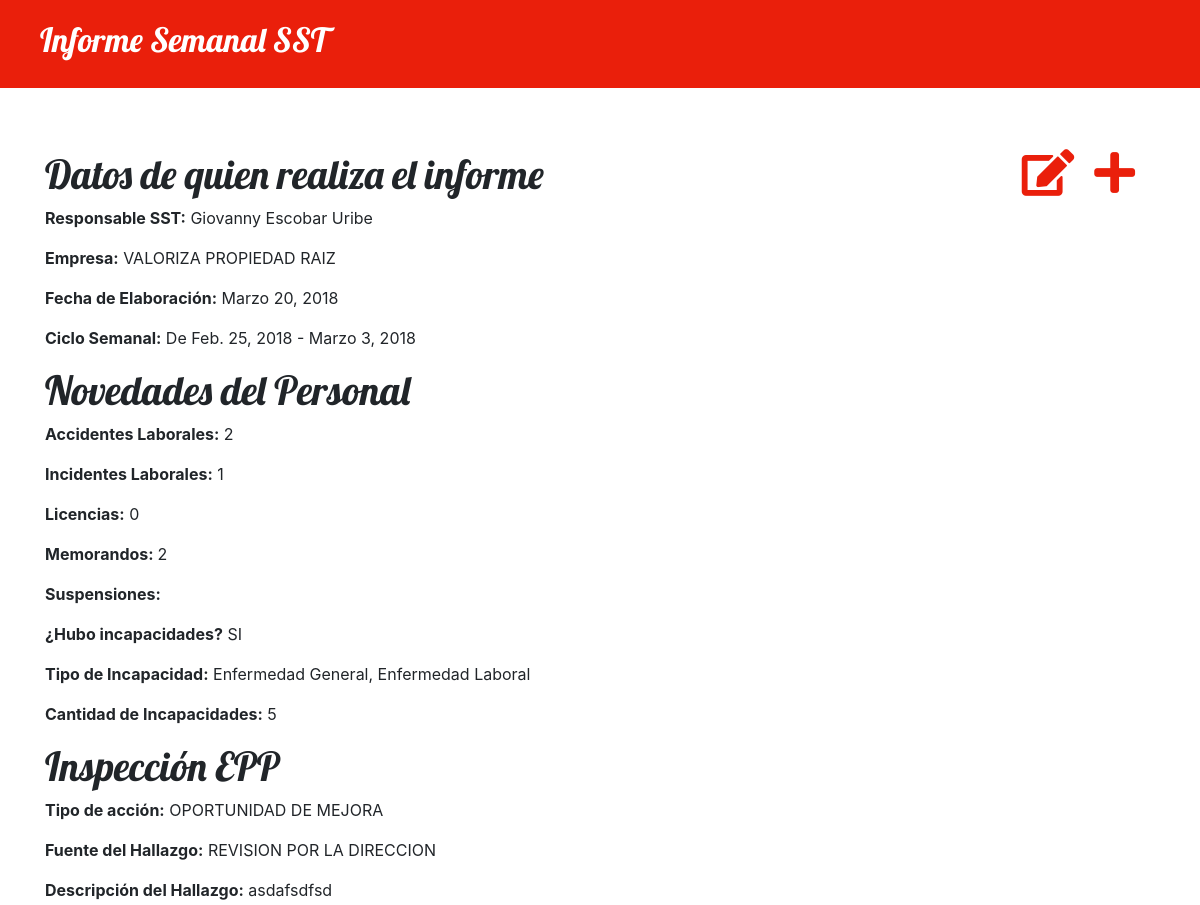
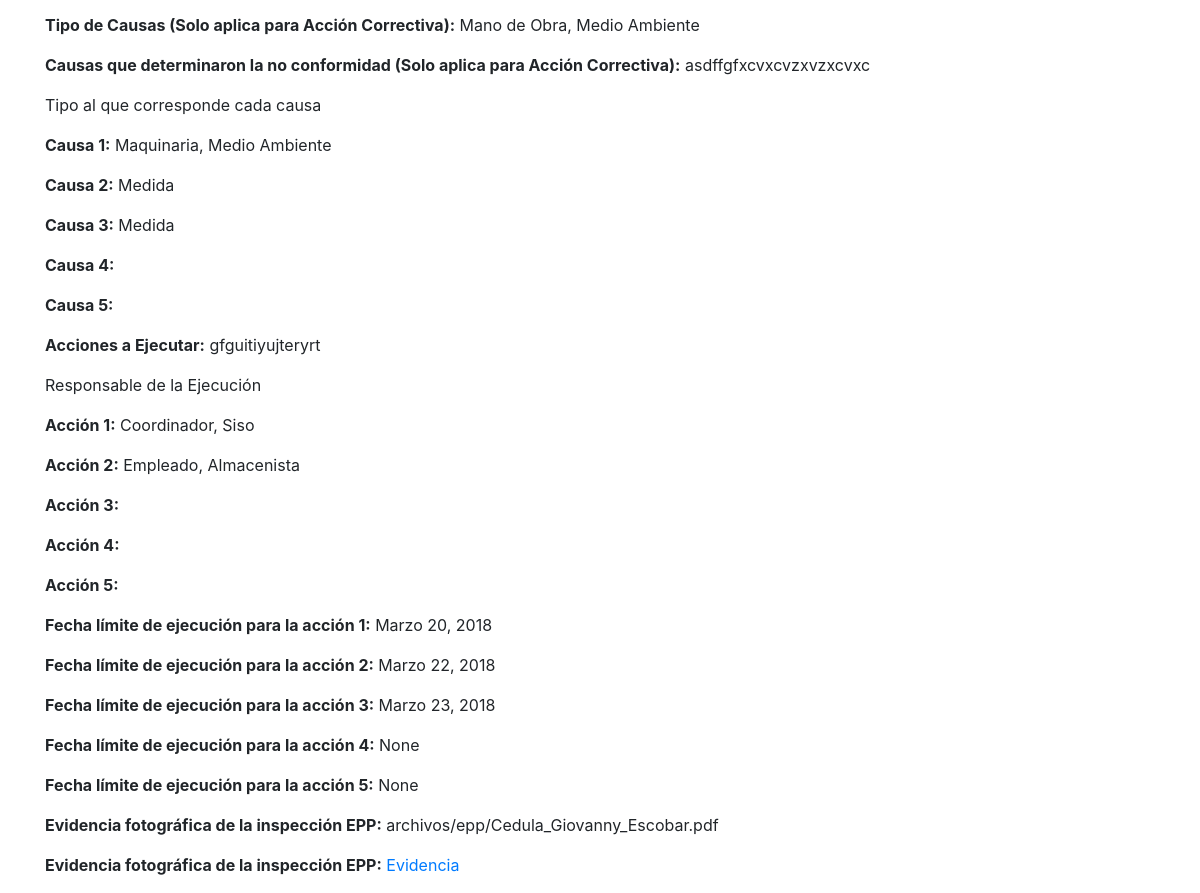
The page /informe/2/ on the database as committed earlier (2 pictures, top to bottom).
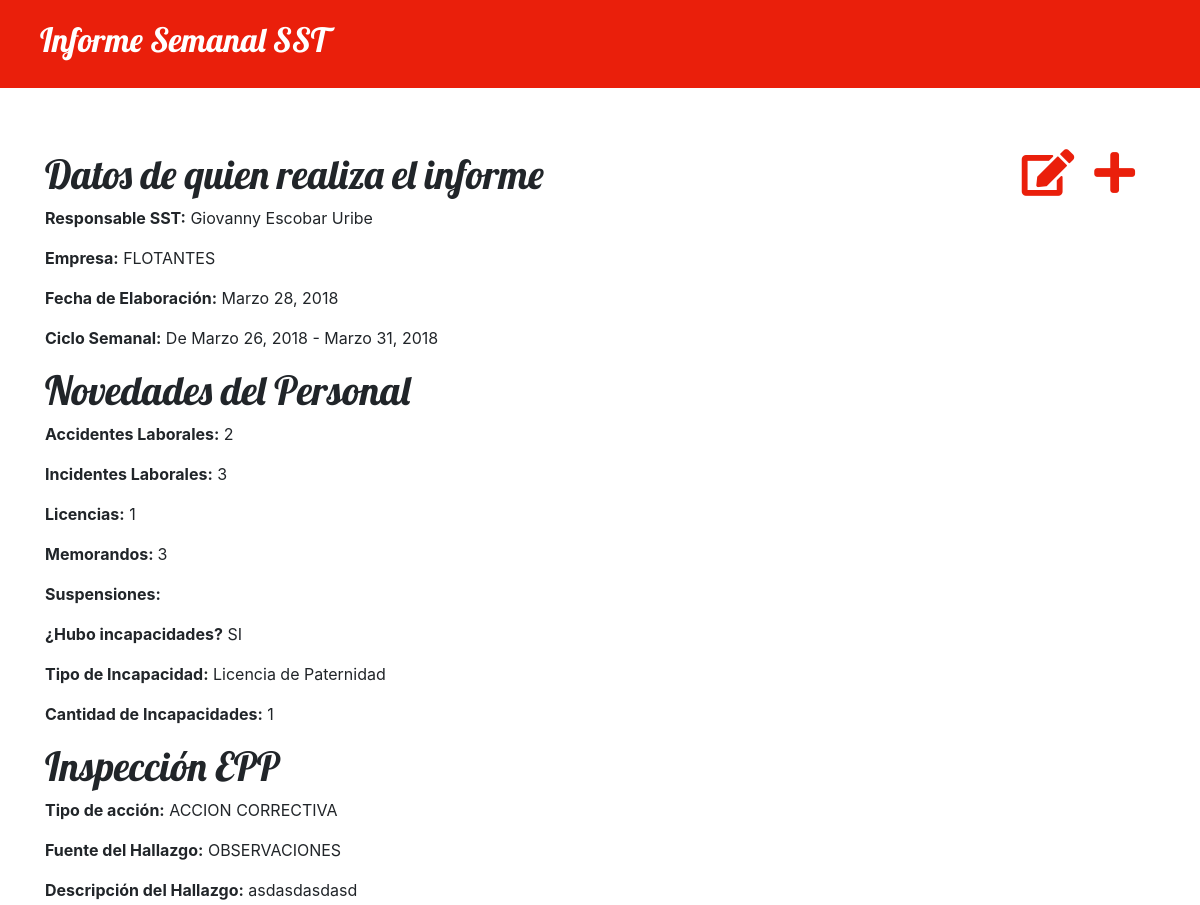
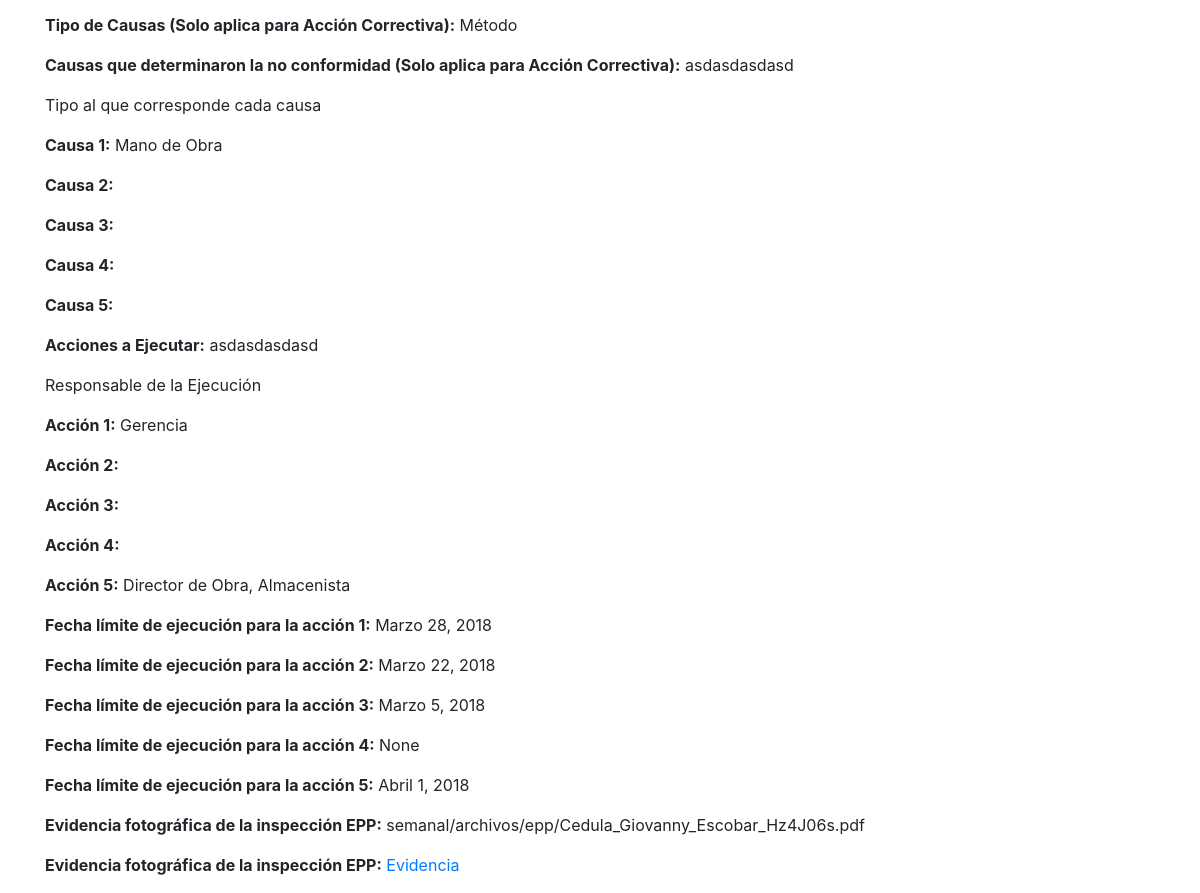
The same page on the database as committed later (2 pictures, top to bottom).
### semanal/models.py (models this page shows, shortened)
class Informe(models.Model):
    usuario           = models.ForeignKey('auth.User', on_delete=models.CASCADE)
    empresa           = models.CharField(max_length=30, choices=OPCIONES_EMPRESA)
    fecha_elaboracion = models.DateField(
        default=date.today,
        verbose_name="Fecha de Elaboración")
    desde = models.DateField(default=date.today)
    hasta = models.DateField(default=date.today)
    acc_laboral = models.CharField(
        max_length=30,
        choices=OPCIONES_ACCIDENTES,
        verbose_name="Accidentes Laborales")
    inc_laboral = models.CharField(
        max_length=30,
        choices=OPCIONES_INCIDENTES,
        verbose_name="Incidentes Laborales")
    licencias = models.CharField(max_length=30, choices=OPCIONES_LICENCIAS)
    memorandos = models.CharField(
        max_length=30,
        choices=OPCIONES_MEMORANDOS,
        verbose_name="Memorandos o Llamados de atención")
    suspensiones = models.CharField(max_length=30, choices=OPCIONES_SUSPENSIONES)
    pregunta = models.CharField(
        max_length=30,
        choices=OPCIONES_PREGUNTA,
        verbose_name="¿Hubo incapacidades?")
    """
    Se instalo plugin MultiSelectField para tener una lista opciones de checkbox
    Informacion en: https://pypi.python.org/pypi/django-multiselectfield
    """
    incapacidad = MultiSelectField(
        choices=OPCIONES_INCAPACIDAD,
        blank=True,
        verbose_name="Tipo de Incapacidad")
    can_incapacidades = models.CharField(
        max_length=30,
        choices=OPCIONES_CAN_INCAPACIDADES,
        blank=True,
        verbose_name="Cantidad de Incapacidades")
    tipo_accion_epp = models.CharField(
        max_length=30,
        choices=OPCIONES_ACCION,
        verbose_name="Tipo de Acción")
    fuente_hallazgo_epp = models.CharField(
        max_length=30,
        choices=OPCIONES_HALLAZGO,
        verbose_name="Fuente del Hallazgo")
    descripcion_hallazgo_epp = models.TextField(
        verbose_name="Descripción del Hallazgo")
    tipos_causas_epp = MultiSelectField(
        choices=OPCIONES_CAUSAS,
        blank=True,
        verbose_name="Tipo de Causas (Solo aplica para Acción Correctiva)")
    no_conformidad_epp = models.TextField(
        blank=True,
        verbose_name="Causas que determinaron la no conformidad (Solo \
        aplica para Acción Correctiva)")
    """
    Señale para cada causa enunciada anteriormente, el tipo al que...
    """
    causa_epp_1 = MultiSelectField(
        choices=OPCIONES_CAUSAS,
        blank=True,
        verbose_name="Causa 1")
    causa_epp_2 = MultiSelectField(
        choices=OPCIONES_CAUSAS,
        blank=True,
        verbose_name="Causa 2")
    causa_epp_3 = MultiSelectField(
        choices=OPCIONES_CAUSAS,
        blank=True,
        verbose_name="Causa 3")
    causa_epp_4 = MultiSelectField(
        choices=OPCIONES_CAUSAS,
        blank=True,
        verbose_name="Causa 4")
    causa_epp_5 = MultiSelectField(
        choices=OPCIONES_CAUSAS,
        blank=True,
        verbose_name="Causa 5")
    acciones_ejecutar_epp = models.TextField(
        verbose_name="Acciones a Ejecutar")
    """
    Responsable de la ejecucion
    """
    accion_epp_1 = MultiSelectField(
        choices=OPCIONES_RESPONSABLE,
        verbose_name="Acción 1")
    accion_epp_2 = MultiSelectField(
        choices=OPCIONES_RESPONSABLE,
        blank=True,
        verbose_name="Acción 2")
    accion_epp_3 = MultiSelectField(
        choices=OPCIONES_RESPONSABLE,
        blank=True,
        verbose_name="Acción 3")
    accion_epp_4 = MultiSelectField(
        choices=OPCIONES_RESPONSABLE,
        blank=True,
        verbose_name="Acción 4")
    accion_epp_5 = MultiSelectField(
        choices=OPCIONES_RESPONSABLE,
        blank=True,
        verbose_name="Acción 5")
    """
    Fechas límites de ejecución
    """
    fecha_ejecucion_epp_1 = models.DateField(
        verbose_name="Fecha límite de ejecución para la acción 1")
    fecha_ejecucion_epp_2 = models.DateField(
        blank=True,
        null=True,
        verbose_name="Fecha límite de ejecución para la acción 2")
    fecha_ejecucion_epp_3 = models.DateField(
        blank=True,
        null=True,
        verbose_name="Fecha límite de ejecución para la acción 3")
    fecha_ejecucion_epp_4 = models.DateField(
        blank=True,
        null=True,
        verbose_name="Fecha límite de ejecución para la acción 4")
    fecha_ejecucion_epp_5 = models.DateField(
        blank=True,
        null=True,
        verbose_name="Fecha límite de ejecución para la acción 5")
    evidencia_epp = models.FileField(
        upload_to='semanal/archivos/epp',
        verbose_name="Evidencia Fotográfica de la Inspección EPP")
    """
    Guardar el informe
    """
    """
    Cadena para representar el objeto Informe(clase) en el admin de django.
    """

### semanal/views.py (the view)
# urls.py: url(r'^informe/(?P<pk>[0-9]+)/$', views.detalle_informe, name='detalle_informe'),
def detalle_informe(request, pk):
    informe = get_object_or_404(Informe, pk=pk)
    return render(request, 'semanal/detalle_informe.html', {'informe': informe})

### semanal/templates/semanal/detalle_informe.html
{% extends 'semanal/base.html' %}
{% block content %}
  <div>
    <a class="icono" href="{% url 'nuevo_informe' %}" title="Nuevo Informe">
      <span class="fas fa-plus"></span>
    </a>
    <a class="icono" href="{% url 'nuevo_informe' pk=informe.pk %}" title="Editar Informe">
      <span class="fas fa-edit"></span>
    </a>
  </div>
  <div>
    <h1>Datos de quien realiza el informe</h1>
    <p><strong>Responsable SST:</strong> {{ informe.usuario.first_name }} {{ informe.usuario.last_name }}</p>
    <p><strong>Empresa:</strong> {{ informe.empresa }}</p>
    <p><strong>Fecha de Elaboración:</strong> {{ informe.fecha_elaboracion }}</p>
    <p><strong>Ciclo Semanal:</strong> De {{ informe.desde }} - {{ informe.hasta }}</p>
    <h1>Novedades del Personal</h1>
    <p><strong>Accidentes Laborales:</strong> {{ informe.acc_laboral }}</p>
    <p><strong>Incidentes Laborales:</strong> {{ informe.inc_laboral }}</p>
    <p><strong>Licencias:</strong> {{ informe.licencias }}</p>
    <p><strong>Memorandos: </strong> {{ informe.memorandos }}</p>
    <p><strong>Suspensiones:</strong> {{ informe.suspenciones }}</p>
    <p><strong>¿Hubo incapacidades?</strong> {{ informe.pregunta }}</p>
    <p><strong>Tipo de Incapacidad:</strong> {{ informe.incapacidad }}</p>
    <p><strong>Cantidad de Incapacidades:</strong> {{ informe.can_incapacidades }}</p>
    <h1>Inspección EPP</h1>
    <p><strong>Tipo de acción:</strong> {{ informe.tipo_accion_epp }}</p>
    <p><strong>Fuente del Hallazgo:</strong> {{ informe.fuente_hallazgo_epp }}</p>
    <p><strong>Descripción del Hallazgo:</strong> {{ informe.descripcion_hallazgo_epp }}</p>
    <p><strong>Tipo de Causas (Solo aplica para Acción Correctiva):</strong> {{ informe.tipos_causas_epp }}</p>
    <p><strong>Causas que determinaron la no conformidad (Solo aplica para Acción Correctiva):</strong> {{ informe.no_conformidad_epp }}</p>
    <p>Tipo al que corresponde cada causa</p>
    <p><strong>Causa 1:</strong> {{ informe.causa_epp_1 }}</p>
    <p><strong>Causa 2:</strong> {{ informe.causa_epp_2 }}</p>
    <p><strong>Causa 3:</strong> {{ informe.causa_epp_3 }}</p>
    <p><strong>Causa 4:</strong> {{ informe.causa_epp_4 }}</p>
    <p><strong>Causa 5:</strong> {{ informe.causa_epp_5 }}</p>
    <p><strong>Acciones a Ejecutar:</strong> {{ informe.acciones_ejecutar_epp }}</p>
    <p>Responsable de la Ejecución</p>
    <p><strong>Acción 1:</strong> {{ informe.accion_epp_1 }}</p>
    <p><strong>Acción 2:</strong> {{ informe.accion_epp_2 }}</p>
    <p><strong>Acción 3:</strong> {{ informe.accion_epp_3 }}</p>
    <p><strong>Acción 4:</strong> {{ informe.accion_epp_4 }}</p>
    <p><strong>Acción 5:</strong> {{ informe.accion_epp_5 }}</p>
    <p><strong>Fecha límite de ejecución para la acción 1:</strong> {{ informe.fecha_ejecucion_epp_1 }}</p>
    <p><strong>Fecha límite de ejecución para la acción 2:</strong> {{ informe.fecha_ejecucion_epp_2 }}</p>
    <p><strong>Fecha límite de ejecución para la acción 3:</strong> {{ informe.fecha_ejecucion_epp_3 }}</p>
    <p><strong>Fecha límite de ejecución para la acción 4:</strong> {{ informe.fecha_ejecucion_epp_4 }}</p>
    <p><strong>Fecha límite de ejecución para la acción 5:</strong> {{ informe.fecha_ejecucion_epp_5 }}</p>
    <p><strong>Evidencia fotográfica de la inspección EPP:</strong> {{ informe.evidencia_epp }}</p>
    <p>
      <strong>Evidencia fotográfica de la inspección EPP:</strong>
      <a href="{{ informe.evidencia_epp.url }}">Evidencia</a>
    </p>
  </div>
{% endblock %}

Rows that differ between the two databases and show on the page:
changed Informe "SI": empresa "VALORIZA PROPIEDAD RAIZ" → "FLOTANTES"; fecha_elaboracion "Marzo 20, 2018" → "Marzo 28, 2018"; desde "Feb. 25, 2018" → "Marzo 26, 2018"; hasta "Marzo 3, 2018" → "Marzo 31, 2018"; inc_laboral "1" → "3"; licencias "0" → "1"; memorandos "2" → "3"; incapacidad "Enfermedad General, Enfermedad Laboral" → "Licencia de Paternidad"; can_incapacidades "5" → "1"; tipo_accion_epp "OPORTUNIDAD DE MEJORA" → "ACCION CORRECTIVA"; fuente_hallazgo_epp "REVISION POR LA DIRECCION" → "OBSERVACIONES"; descripcion_hallazgo_epp "asdafsdfsd" → "asdasdasdasd"; tipos_causas_epp "Mano de Obra, Medio Ambiente" → "Método"; no_conformidad_epp "asdffgfxcvxcvzxvzxcvxc" → "asdasdasdasd"; causa_epp_1 "Maquinaria, Medio Ambiente" → "Mano de Obra"; acciones_ejecutar_epp "gfguitiyujteryrt" → "asdasdasdasd"; accion_epp_1 "Coordinador, Siso" → "Gerencia"; accion_epp_5 (not shown) → "Director de Obra, Almacenista"; fecha_ejecucion_epp_1 "Marzo 20, 2018" → "Marzo 28, 2018"; fecha_ejecucion_epp_3 "Marzo 23, 2018" → "Marzo 5, 2018"; fecha_ejecucion_epp_5 "None" → "Abril 1, 2018"; evidencia_epp "archivos/epp/Cedula_Giovanny_Escobar.pdf" → "semanal/archivos/epp/Cedula_Giovanny_Escobar_Hz4J06s.pdf"; causa_epp_2 "Medida" → (not shown); causa_epp_3 "Medida" → (not shown); accion_epp_2 "Empleado, Almacenista" → (not shown)
